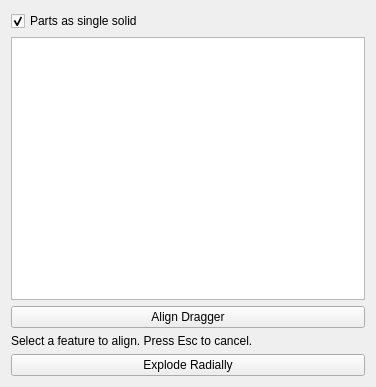
<?xml version="1.0" encoding="UTF-8"?>
<ui version="4.0">
 <class>TaskAssemblyCreateView</class>
 <widget class="QWidget" name="TaskAssemblyCreateView">
  <property name="geometry">
   <rect>
    <x>0</x>
    <y>0</y>
    <width>376</width>
    <height>387</height>
   </rect>
  </property>
  <property name="windowTitle">
   <string>Exploded View</string>
  </property>
  <layout class="QGridLayout" name="gridLayout">
   <item row="0" column="0">
    <widget class="Gui::PreauracadheckBox" name="CheckBox_PartsAsSingleSolid">
     <property name="toolTip">
      <string>If checked, parts will be selected as a single solid</string>
     </property>
     <property name="text">
      <string>Parts as single solid</string>
     </property>
     <property name="checked">
      <bool>true</bool>
     </property>
     <property name="prefEntry" stdset="0">
      <cstring>PartsAsSingleSolid</cstring>
     </property>
     <property name="prefPath" stdset="0">
      <cstring>Mod/Assembly</cstring>
     </property>
    </widget>
   </item>
   <item row="2" column="0">
    <widget class="QListWidget" name="stepList"/>
   </item>
   <item row="3" column="0">
    <widget class="QPushButton" name="btnAlignDragger">
     <property name="text">
      <string>Align Dragger</string>
     </property>
    </widget>
   </item>
   <item row="4" column="0">
    <widget class="QLabel" name="LabelAlignDragger">
     <property name="text">
      <string>Select a feature to align. Press Esc to cancel.</string>
     </property>
    </widget>
   </item>
   <item row="5" column="0">
    <widget class="QPushButton" name="btnRadialExplosion">
     <property name="text">
      <string>Explode Radially</string>
     </property>
    </widget>
   </item>
  </layout>
 </widget>
 <customwidgets>
  <customwidget>
   <class>Gui::PreauracadheckBox</class>
   <extends>QCheckBox</extends>
   <header>Gui/PrefWidgets.h</header>
  </customwidget>
 </customwidgets>
 <resources/>
 <connections/>
</ui>
